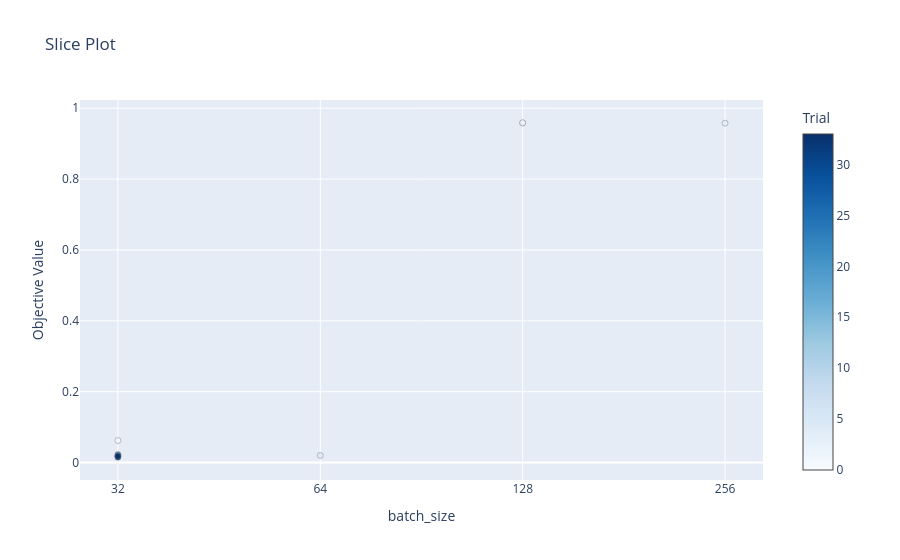

Notebook source saved alongside this figure:
### Code cell
optuna.visualization.plot_slice(study, params = ['batch_size']).show()

### Figure 1 — Plotly figure (JSON) as saved in the notebook; plotly's stock layout.template omitted (floating-point values rounded to 4 significant figures)
{"data": [{"marker": {"color": [0, 1, 2, 3, 4, 16, 21, 31, 32, 33], "colorbar": {"title": {"text": "Trial"}, "x": 1, "xpad": 40}, "colorscale": [[0, "rgb(247,251,255)"], [0.125, "rgb(222,235,247)"], [0.25, "rgb(198,219,239)"], [0.375, "rgb(158,202,225)"], [0.5, "rgb(107,174,214)"], [0.625, "rgb(66,146,198)"], [0.75, "rgb(33,113,181)"], [0.875, "rgb(8,81,156)"], [1, "rgb(8,48,107)"]], "line": {"color": "Grey", "width": 0.5}}, "mode": "markers", "name": "Feasible Trial", "showlegend": false, "type": "scatter", "x": [128, 32, 128, 256, 64, 32, 32, 32, 32, 32], "y": [0.9584, 0.0621, 0.959, 0.9577, 0.01995, 0.02298, 0.01857, 0.01491, 0.0196, 0.01768]}], "layout": {"title": {"text": "Slice Plot"}, "xaxis": {"categoryarray": [32, 64, 128, 256, 512], "categoryorder": "array", "title": {"text": "batch_size"}, "type": "category"}, "yaxis": {"title": {"text": "Objective Value"}}}}
